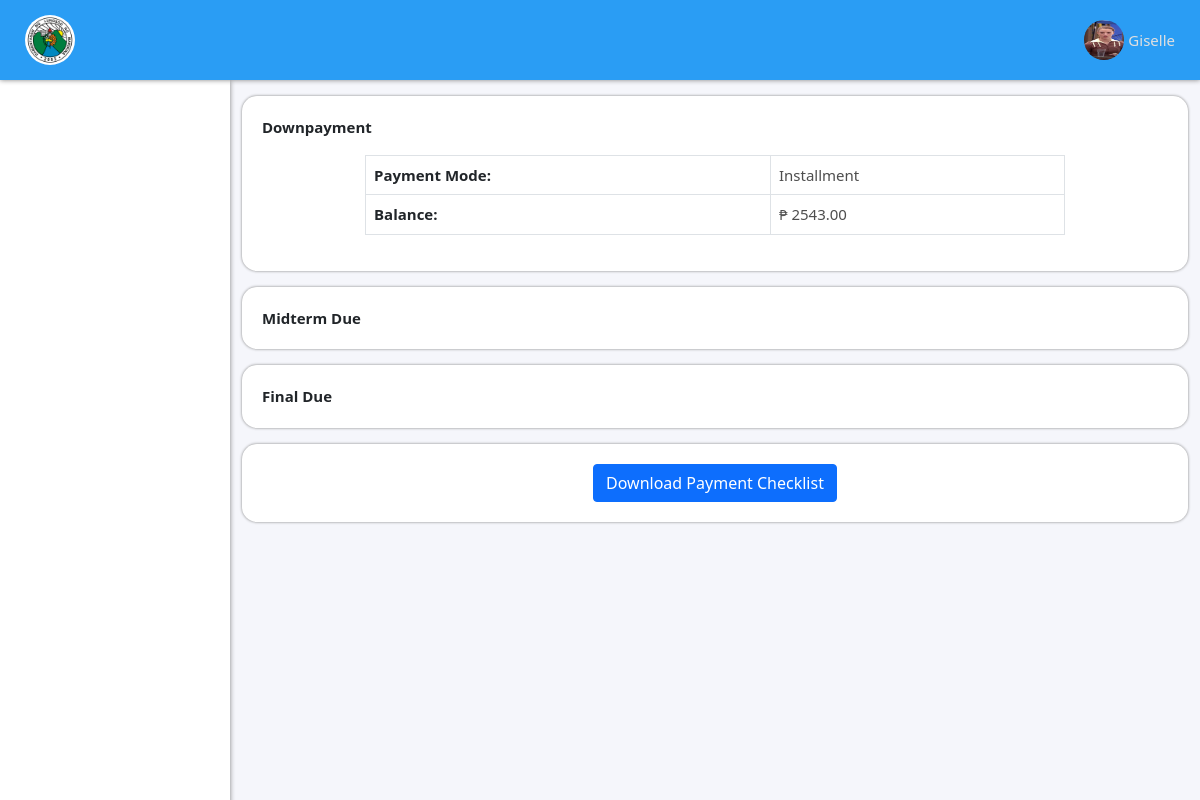
/pages/stud.assessment-fee.php (signed in), run on the app's committed database.
### tables this page shows
CREATE TABLE `student` (
  `StudentID` varchar(50) NOT NULL,
  `Firstname` varchar(50) NOT NULL,
  `Middlename` varchar(50) NOT NULL,
  `Lastname` varchar(50) NOT NULL,
  `Gender` varchar(30) NOT NULL,
  `Email` varchar(50) NOT NULL,
  `ContactNo` varchar(10) NOT NULL,
  `Birthdate` date NOT NULL,
  `Image` text NOT NULL
);

CREATE TABLE `downpayment` (
  `AcademicID` varchar(50) NOT NULL,
  `AmountPaid` decimal(10,2) NOT NULL,
  `PaymentMode` varchar(50) NOT NULL,
  `DatePaid` date NOT NULL,
  `CreatedAt` datetime NOT NULL DEFAULT current_timestamp()
);

### db-helper/Select.php (called while the page is built, shortened)
<?php
class Select extends Connection{
    public function getOfficialDownpaymentByAcademicID($academicID){
        $con = $this->connect();
        $stmt = $con->prepare('SELECT * FROM `downpayment` WHERE AcademicID = ?');
        $stmt->bind_param('s', $academicID);
        $stmt->execute();
        $res = $stmt->get_result();
        return $res->fetch_assoc();
    }
    public function getStudentAcademicInfoByStudentAndSchoolYear($studentID, $schoolYear){
        $con = $this->connect();
        $stmt = $con->prepare('SELECT * FROM `student_academic_info` WHERE StudentID = ? AND SchoolYear = ? ORDER BY AcademicID DESC LIMIT 1');
        $stmt->bind_param('ss', $studentID, $schoolYear);
        $stmt->execute();
        $res = $stmt->get_result();
        return $res->fetch_assoc();
    }
    public function getAddressByID($studentID){
        $con = $this->connect();
        $stmt = $con->prepare('SELECT * FROM `address` WHERE StudentID = ?');
        $stmt->bind_param('s', $studentID);
        $stmt->execute();
        $res = $stmt->get_result();
        return $res->fetch_assoc();
    }
    public function getStudentByID($studentID){
        $con = $this->connect();
        $stmt = $con->prepare('SELECT * FROM `student` WHERE StudentID = ?');
        $stmt->bind_param('s', $studentID);
        $stmt->execute();
        $res = $stmt->get_result();
        return $res->fetch_assoc();
    }
    public function getControl($control){
        $con = $this->connect();
        $stmt = $con->prepare('SELECT * FROM `enrollment_control` WHERE Control = ?');
        $stmt->bind_param('s', $control);
        $stmt->execute();
        $res = $stmt->get_result();
        return $res->fetch_assoc()['Status'];
    }
}

### pages/stud.assessment-fee.php (the view, shortened to what this page needs)
<?php
    include '../includes/header.inc.php';
    include '../includes/nav.inside-nav.php';
    $address = $selectObj->getAddressByID($_SESSION['USER_ID']);
    $academic = $selectObj->getStudentAcademicInformationByStudentID($_SESSION['USER_ID']);
    $isEnrolled = is_array($selectObj->getStudentAcademicInfoByStudentAndSchoolYear($_SESSION['USER_ID'], $selectObj->getControl('enrollment-school-year')));
    $downpayment = $selectObj->getOfficialDownpaymentByAcademicID($academic['AcademicID']);
?>
<div class="container-fluid py-3">
    <div class="card-container">
        <?php if($address['Residency'] == "marikina" || $downpayment['PaymentMode'] == "Full Payment"): ?>
            <p class="title">Payment</p>
        <?php else: ?>
            <p class="title">Downpayment</p>
        <?php endif; ?>
        <table class="table table-bordered mx-auto" style="max-width:700px">
            <tr>
                <td class="title">Payment Mode: </td>
                <td class="phar"><?php echo $downpayment['PaymentMode'];?></td>
            </tr>
            <tr>
                <td class="title">Balance:</td>
                <td class="phar">₱ <?php echo $downpayment['AmountPaid']; ?></td>
            </tr>
        </table>
    </div>
    <div class="card-container mt-3">
        <p class="title mb-0">Midterm Due</p>
    </div>
    <div class="card-container mt-3">
        <p class="title mb-0">Final Due</p>
    </div>
    <?php if($isEnrolled): ?>
        <div class="card-container mt-3 text-center">
            <button class="btn btn-primary" id="btn-download">Download Payment Checklist</button>
        </div>
    <?php endif; ?>
</div>
<?php
    include '../includes/footer.inc.php';
?>

### includes/nav.inside-nav.php (shortened to what this page needs)
<link rel="stylesheet" href="../css/nav.inside-nav.css?v=<?php echo time()?>">
<nav>
    <div class="logo-container">
        <img src="../img/logo_plmar.jpg" width="50px" height="50px" class="rounded-circle">
    </div>
    <div class="account-container" id="btn-account">
        <img src="../user-uploads/<?php echo $user['Image']?>" width="40px" height="40px" class="rounded-circle">
        <label class="phar ms-1"><?php echo $user['Firstname']?></label>
    </div>
</nav>
<aside>
    <ul>
    </ul>
</aside>

### css/style-resources.css (style rules this page uses)
.phar { font-size: 15px; font-weight: 500; color: #4e4e4e; }
.title { font-size: 15px; font-weight: 600; }
.card-container { padding: 20px; background-color: #ffffff; border-radius: 15px; box-shadow: 0px 0px 3px gray; }

### css/nav.inside-nav.css (style rules this page uses)
body { background-color: #F5F6FB; padding-top: 80px; }
nav { width: 100%; height: 80px; background-color: #2a9df4; position: fixed; top: 0px; left: 0px; box-shadow: 0px 0px 5px gray; z-index: 300; }
nav .logo-container { display: none; }
nav .account-container { height: inherit; float: right; display: inline-flex; align-items: center; justify-content: space-around; padding: 15px; cursor: pointer; }
nav .account-container label.phar { color: #e0e0e0 ; cursor: pointer; }
aside { width: 230px; height: 100%; position: fixed; left: -240px; background-color: #ffffff; box-shadow: 0px 0px 5px gray; transition: .2s ease all; z-index: 100; }
aside ul { padding: 0px; list-style: none; height: 500px; margin-top: 50px; overflow: auto; }
@media (min-width: 992px) { body { padding-left: 230px; } }
@media (min-width: 992px) { nav .logo-container { height: inherit; display: inline-flex; align-items: center; padding: 25px; } }
@media (min-width: 992px) { nav .account-container { padding: 25px; } }
@media (min-width: 992px) { aside { left: 0px !important; } }

### data on the page
student: Image (picture), Firstname "Giselle"
downpayment: PaymentMode "Installment", AmountPaid "2543.00"
